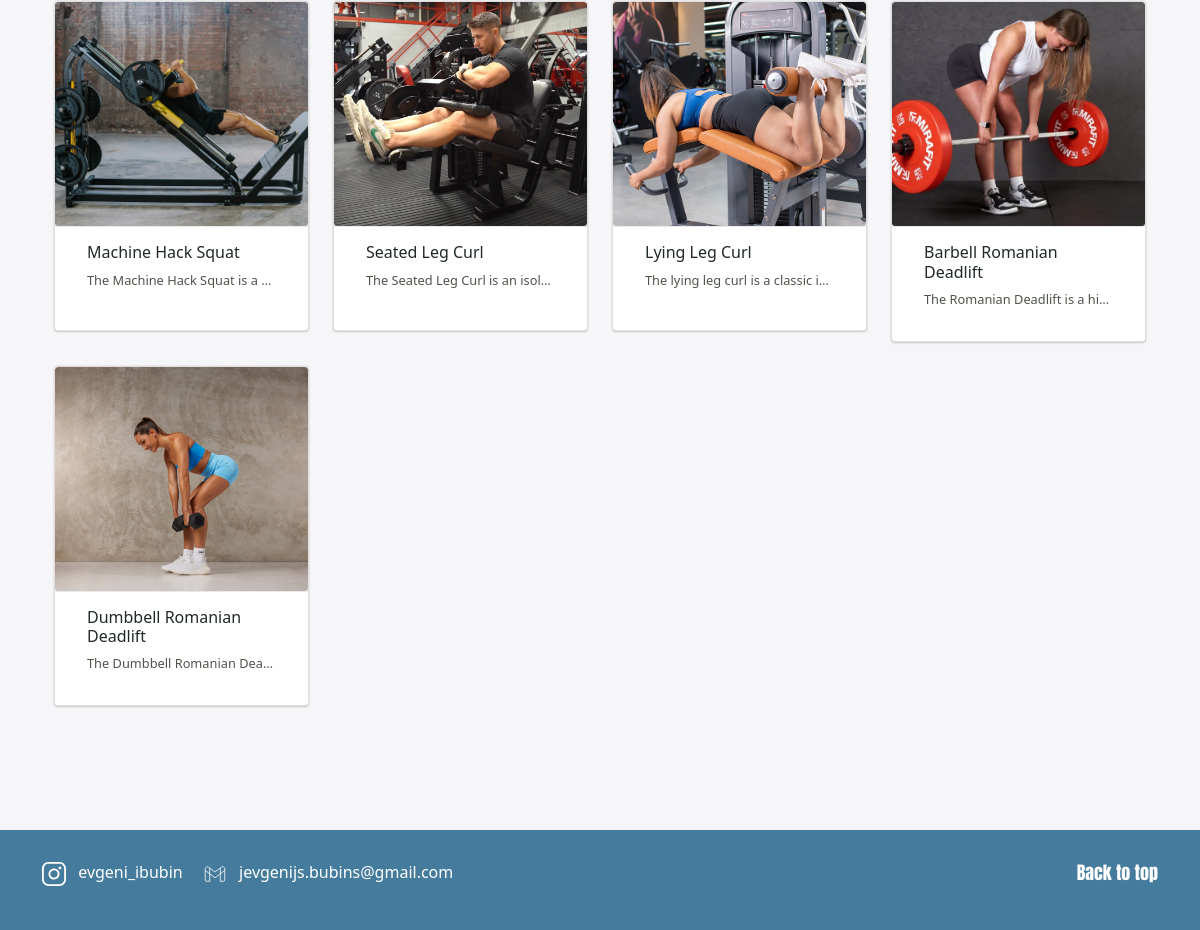
The page /exercises_page.php (lower part) on the database as committed earlier.
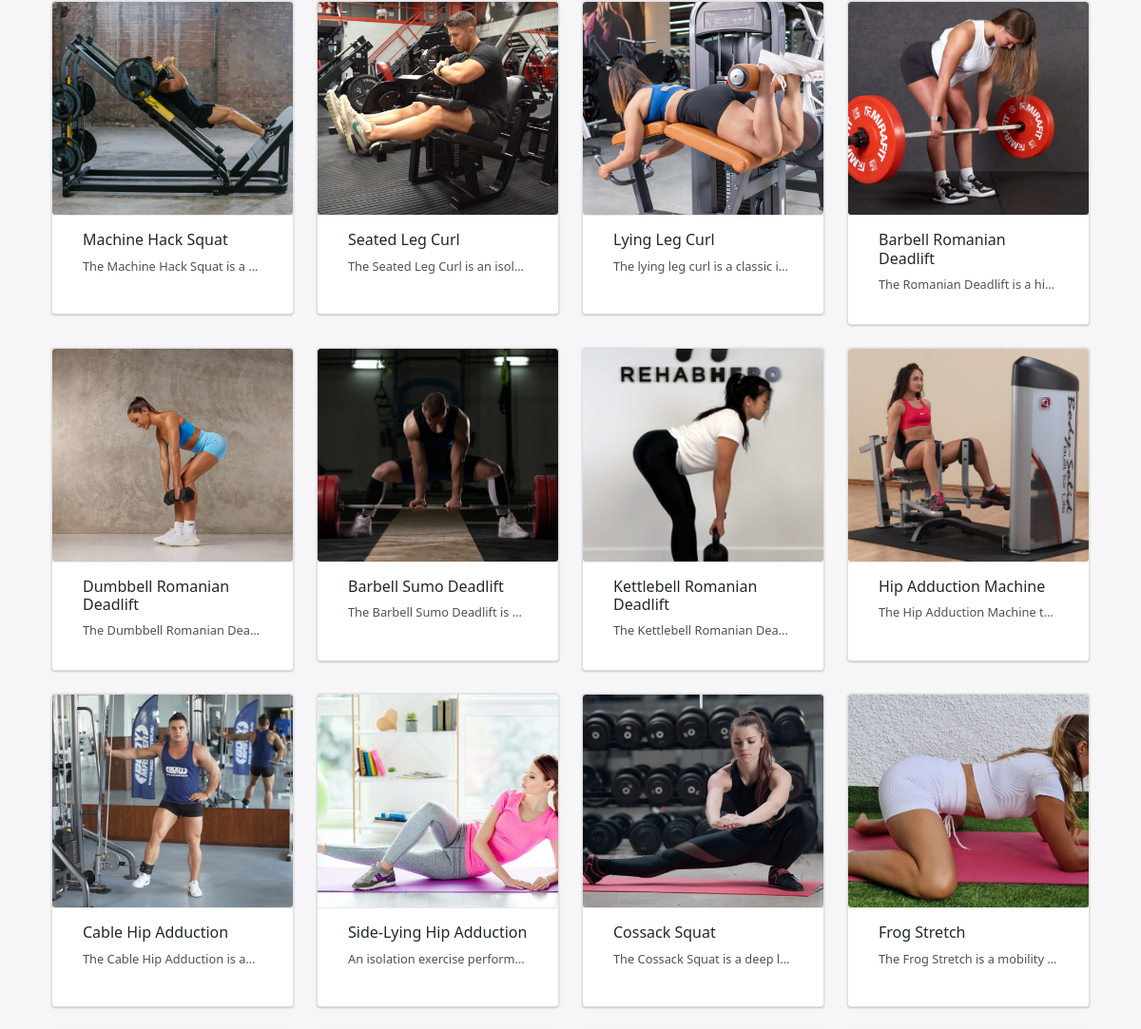
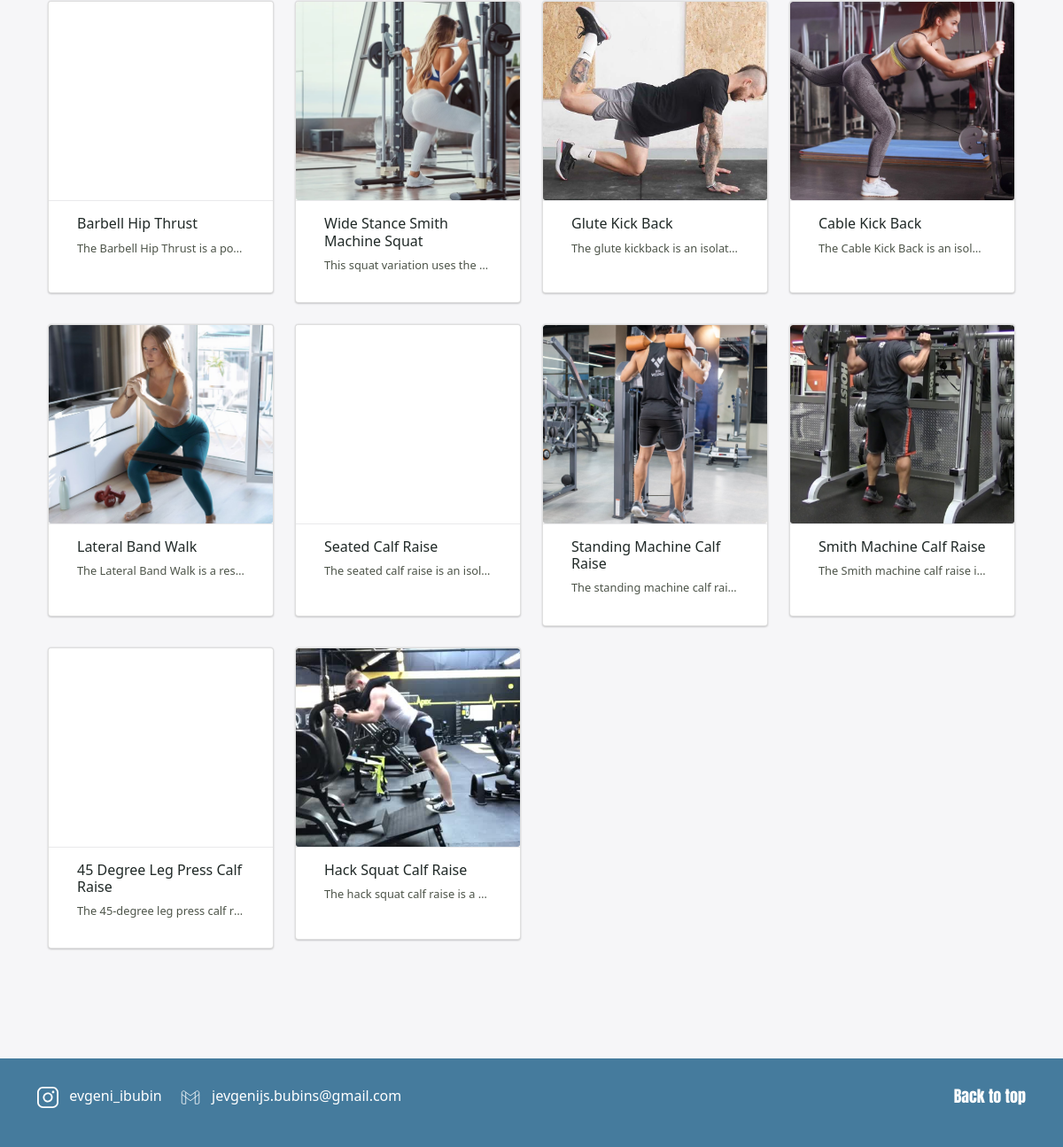
The same page on the database as committed later (2 pictures, top to bottom).
### tables this page shows
CREATE TABLE `exercises` (
  `id` int(11) NOT NULL,
  `name` varchar(100) NOT NULL,
  `description` text DEFAULT NULL,
  `video_url` varchar(255) DEFAULT NULL,
  `category` varchar(50) DEFAULT NULL,
  `muscle_group` varchar(100) DEFAULT NULL,
  `equipment` varchar(100) DEFAULT NULL,
  `difficulty` tinyint(4) DEFAULT NULL,
  `created_at` timestamp NULL DEFAULT current_timestamp(),
  `image` varchar(255) DEFAULT NULL,
  `instruction` text DEFAULT NULL
);

### exercises_page.php (the view, shortened to what this page needs)
<?php
include 'includes/avatar_loader.php';
$muscleGroups = [
  "Arms" => ["Biceps", "Triceps", "Shoulders", "Forearms"],
  "Chest" => ["Chest Muscles"],
  "Abs" => ["Abdominal Muscles"],
  "Back" => ["Lats", "Middle/Lower Trapezius", "Teres major", "Lower Back", "Upper Trapezius"],
  "Legs" => ["Quadriceps", "Hamstrings", "Adductors", "Calves", "Glutes"]
];
$muscle = $_GET['muscle'] ?? null;
$category = $_GET['category'] ?? null;
if ($muscle) {
    $stmt = $conn->prepare("SELECT * FROM exercises WHERE FIND_IN_SET(?, muscle_group)");
    $stmt->bind_param("s", $muscle);
} else {
    $stmt = $conn->prepare("SELECT * FROM exercises");
}
$stmt->execute();
$result = $stmt->get_result();
?>
<!DOCTYPE html>
<html lang="en">
<head>
  <link href="https://cdn.jsdelivr.net/npm/bootstrap@5.0.2/dist/css/bootstrap.min.css" rel="stylesheet">
  <link rel="stylesheet" href="https://cdn.jsdelivr.net/npm/swiper@11/swiper-bundle.min.css" />
  <link rel="stylesheet" type="text/css" href="style.css">
</head>
<body>
<?php include 'includes/header.php'; ?>
<main>
<div class="container">
  <div class="row justify-content-center">
    <div class="row">
      <?php while ($row = $result->fetch_assoc()): ?>
        <div class="col-lg-3 col-md-6 mb-4">
          <div class="card hover">
            <div class="card-img" style="background-image:url('<?= htmlspecialchars($row['image']) ?>');">
            </div>
            <div class="card-content">
              <a href="exercise_view.php?id=<?= $row['id'] ?>">
                <h2><?= htmlspecialchars($row['name']) ?></h2>
                <p><?= htmlspecialchars(mb_strimwidth($row['description'], 0, 60, "...")) ?></p>
              </a>
            </div>
          </div>
        </div>
      <?php endwhile; ?>
    </div>
  </div>
</div>
</main>
  <footer class="footer text-white text-center text-lg-start">
    <div class="container">
      <div class="row align-items-center" style="height: 100px;">
        <div class="col-lg-8 col-md-12">
          <div class="insta d-inline-flex align-items-center me-3">
            <a href="https://www.instagram.com/evgeni_ibubin" target="_blank" class="text-white">
              <img src="images/instagram_icon.svg" alt="Иконка Instagram" class="me-2">
              <p>evgeni_ibubin</p>
            </a>
          </div>
          <div class="google d-inline-flex align-items-center">
            <a href="#" class="text-white">
              <img src="images/gmail_icon.svg" alt="Иконка Gmail" class="me-2">
              <p>jevgenijs.bubins@gmail.com</p>
            </a>
          </div>
        </div>
        <div class="col-lg-4 col-md-12 d-flex justify-content-end">
          <div class="back-to-top">
            <a href="#" id="back-to-topid" class="text-white">
              <p>Back to top</p>
            </a>
          </div>
        </div>
      </div>
    </div>
  </footer>
</body>
</html>

### style.css (style rules this page uses)
html, body { position: relative; margin: 0; padding: 0; min-height: 100vh; display: flex; flex-direction: column; justify-content: space-between; background-color: #F6F6F8; }
main { position: relative; min-height: calc(100% - 100px); flex: 1 0 auto; }
.footer { background-color: #457B9D; color: #fff; }
.insta img, .google img { width: 24px; height: 24px; margin-right: 10px; }
.insta a, .google a, .back-to-top a { text-decoration: none; color: #FFF; }
.insta p, .google p, .back-to-top p { transition: background-color 0.3s ease; display: inline-block; }
.back-to-top { font-family: Anton; font-size: 18px; }

### exercises_page.php (style rules this page uses)
.row.justify-content-center { margin-top: 100px; margin-bottom: 100px; }

Rows that differ between the two databases and show on the page:
added exercises: image (picture), name "Barbell Sumo Deadlift", description "The Barbell Sumo Deadlift is…"
added exercises: image (picture), name "Kettlebell Romanian Deadlift", description "The Kettlebell Romanian Dea…"
added exercises: image (picture), name "Hip Adduction Machine", description "The Hip Adduction Machine t…"
added exercises: image (picture), name "Cable Hip Adduction", description "The Cable Hip Adduction is a…"
added exercises: image (picture), name "Side-Lying Hip Adduction", description "An isolation exercise perform…"
added exercises: image (picture), name "Cossack Squat", description "The Cossack Squat is a deep l…"
added exercises: image (picture), name "Frog Stretch", description "The Frog Stretch is a mobility…"
added exercises: name "Barbell Hip Thrust", description "The Barbell Hip Thrust is a po…"
added exercises: image (picture), name "Wide Stance Smith Machine Squat", description "This squat variation uses the…"
added exercises: image (picture), name "Glute Kick Back", description "The glute kickback is an isolat…"
added exercises: image (picture), name "Cable Kick Back", description "The Cable Kick Back is an isol…"
added exercises: image (picture), name "Lateral Band Walk", description "The Lateral Band Walk is a res…"
added exercises: name "Seated Calf Raise", description "The seated calf raise is an isol…"
added exercises: image (picture), name "Standing Machine Calf Raise", description "The standing machine calf rai…"
added exercises: image (picture), name "Smith Machine Calf Raise", description "The Smith machine calf raise i…"
added exercises: name "45 Degree Leg Press Calf Raise", description "The 45-degree leg press calf r…"
added exercises: image (picture), name "Hack Squat Calf Raise", description "The hack squat calf raise is a…"
